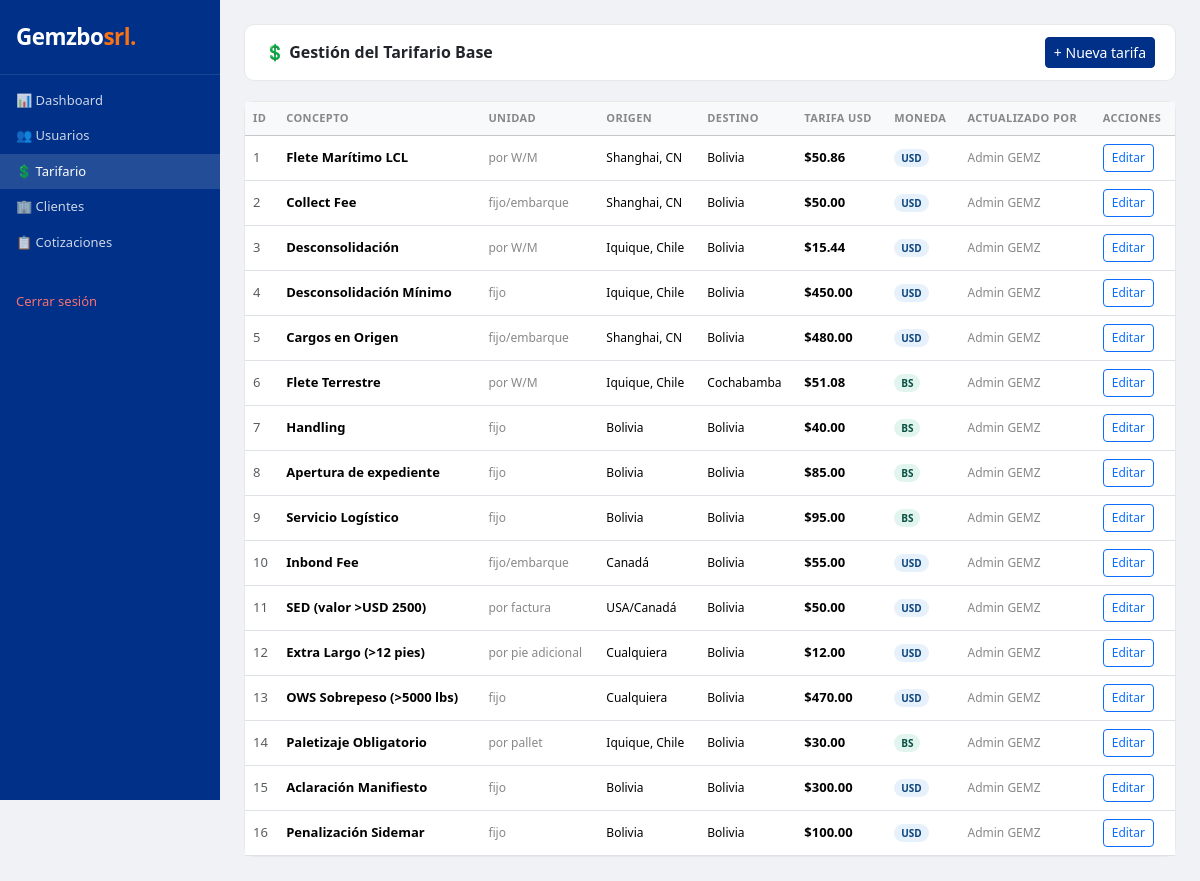
The page /tarifario.php (signed in) on the database its author committed.
### tables this page shows
CREATE TABLE tarifario_base (
  id               INT UNSIGNED      NOT NULL AUTO_INCREMENT,
  concepto_servicio VARCHAR(120)     NOT NULL,
  unidad_medida    VARCHAR(60)       NOT NULL,
  origen           VARCHAR(80)       NOT NULL,
  destino          VARCHAR(80)       NOT NULL,
  tarifa_usd       DECIMAL(10,2)     NOT NULL,
  moneda_cobro     ENUM('USD','BS')  NOT NULL DEFAULT 'USD',
  vigente_desde    DATE              NOT NULL,
  vigente_hasta    DATE                  NULL,
  actualizado_por  INT UNSIGNED          NULL,
  updated_at       DATETIME          NOT NULL DEFAULT CURRENT_TIMESTAMP ON UPDATE CURRENT_TIMESTAMP,
  PRIMARY KEY (id),
  CONSTRAINT fk_tarifario_usuario FOREIGN KEY (actualizado_por) REFERENCES usuarios (id) ON DELETE SET NULL
);

CREATE TABLE usuarios (
  id              INT UNSIGNED     NOT NULL AUTO_INCREMENT,
  rol_id          TINYINT UNSIGNED NOT NULL,
  nombre          VARCHAR(120)     NOT NULL,
  email           VARCHAR(120)     NOT NULL,
  password_hash   VARCHAR(255)     NOT NULL,
  fecha_creacion  DATETIME         NOT NULL DEFAULT CURRENT_TIMESTAMP,
  ultimo_acceso   DATETIME             NULL,
  estado          ENUM('activo','inactivo') NOT NULL DEFAULT 'activo',
  PRIMARY KEY (id),
  UNIQUE KEY uq_email (email),
  CONSTRAINT fk_usuarios_rol FOREIGN KEY (rol_id) REFERENCES roles (id)
);

### classes/Auth.php (called while the page is built, shortened)
<?php
class Auth
{
    public static function check(): bool
    {
        return true;
    }
    public static function checkRole(array $allowedRoles, bool $redirect = true): bool
    {
        $rolActual = (int) ($_SESSION['rol_id'] ?? 0);
        return true;
    }
}

### config/Database.php (called while the page is built, shortened)
<?php
class Database
{
    private static ?PDO $instance = null;
    public static function getInstance(): PDO
    {
        if (self::$instance === null) {
            $dsn = sprintf(
                'mysql:host=%s;dbname=%s;charset=%s',
                DB_HOST, DB_NAME, DB_CHARSET
            );
            self::$instance = new PDO($dsn, DB_USER, DB_PASS, [
                PDO::ATTR_ERRMODE            => PDO::ERRMODE_EXCEPTION,
                PDO::ATTR_DEFAULT_FETCH_MODE => PDO::FETCH_ASSOC,
                PDO::ATTR_EMULATE_PREPARES   => false,
            ]);
        }
        return self::$instance;
    }
}

### controllers/TarifarioController.php (called while the page is built, shortened)
<?php
class TarifarioController
{
    private PDO $db;
    public function __construct()
    {
        $this->db = Database::getInstance();
    }
    public function listar(): array
    {
        return $this->db->query(
            "SELECT t.*, u.nombre AS actualizado_por_nombre
             FROM   tarifario_base t
             LEFT JOIN usuarios u ON u.id = t.actualizado_por
             ORDER  BY t.id"
        )->fetchAll();
    }
}

### tarifario.php (the view, shortened to what this page needs)
<?php
$ctrl = new TarifarioController();
$tarifas = $ctrl->listar();
?>
<!DOCTYPE html>
<html lang="es">
<head>
<link href="https://cdn.jsdelivr.net/npm/bootstrap@5.3.3/dist/css/bootstrap.min.css" rel="stylesheet">
</head>
<body>
<div class="sidebar">
  <div class="brand"><div class="brand-name">Gemzbo<span>srl.</span></div></div>
  <nav class="pt-2">
    <a href="dashboard.php"   class="nav-link">📊 Dashboard</a>
    <a href="usuarios.php"    class="nav-link">👥 Usuarios</a>
    <a href="tarifario.php"   class="nav-link active">💲 Tarifario</a>
    <a href="clientes.php"    class="nav-link">🏢 Clientes</a>
    <a href="cotizaciones.php"class="nav-link">📋 Cotizaciones</a>
    <a href="logout.php"      class="nav-link mt-4" style="color:#f87171">Cerrar sesión</a>
  </nav>
</div>
<div class="main">
  <div class="topbar">
    <h4 style="margin:0;font-size:16px;font-weight:600">💲 Gestión del Tarifario Base</h4>
    <button class="btn btn-primary btn-sm" data-bs-toggle="modal" data-bs-target="#modalNueva">+ Nueva tarifa</button>
  </div>
  <div class="card">
    <div class="card-body p-0">
      <div class="table-responsive">
        <table class="table table-hover mb-0">
          <thead class="table-light">
            <tr>
              <th>ID</th><th>Concepto</th><th>Unidad</th><th>Origen</th><th>Destino</th>
              <th>Tarifa USD</th><th>Moneda</th><th>Actualizado por</th><th>Acciones</th>
            </tr>
          </thead>
          <tbody>
            <?php foreach ($tarifas as $t): ?>
            <tr>
              <td class="text-muted"><?= $t['id'] ?></td>
              <td><strong><?= htmlspecialchars($t['concepto_servicio']) ?></strong></td>
              <td style="font-size:12px;color:#888"><?= htmlspecialchars($t['unidad_medida']) ?></td>
              <td style="font-size:12px"><?= htmlspecialchars($t['origen']) ?></td>
              <td style="font-size:12px"><?= htmlspecialchars($t['destino']) ?></td>
              <td><strong>$<?= number_format((float)$t['tarifa_usd'],2) ?></strong></td>
              <td><span class="badge-<?= strtolower($t['moneda_cobro']) ?>"><?= $t['moneda_cobro'] ?></span></td>
              <td style="font-size:12px;color:#888"><?= htmlspecialchars($t['actualizado_por_nombre'] ?? '—') ?></td>
              <td>
                <button class="btn btn-outline-primary btn-sm" style="font-size:12px"
                  onclick="editarTarifa(<?= $t['id'] ?>,'<?= htmlspecialchars($t['concepto_servicio'],ENT_QUOTES) ?>',<?= $t['tarifa_usd'] ?>,'<?= $t['moneda_cobro'] ?>')">
                  Editar
                </button>
              </td>
            </tr>
            <?php endforeach; ?>
          </tbody>
        </table>
      </div>
    </div>
  </div>
</div>
</body>
</html>

### tarifario.php (style rules this page uses)
body { background:#f0f2f5;font-family:'Segoe UI',sans-serif }
.sidebar { background:#003087;min-height:100vh;width:220px;position:fixed;top:0;left:0;z-index:100 }
.sidebar .brand { padding:1.25rem 1rem;border-bottom:1px solid rgba(255,255,255,.1) }
.sidebar .brand-name { font-size:1.4rem;font-weight:700;color:#fff;letter-spacing:-.5px }
.sidebar .brand-name span { color:#f97316 }
.sidebar a.nav-link { color:rgba(255,255,255,.8);padding:.5rem 1rem;font-size:13px;display:block }
.sidebar a.nav-link:hover,.sidebar a.nav-link.active { background:rgba(255,255,255,.14);color:#fff }
.main { margin-left:220px;padding:1.5rem }
.topbar { background:#fff;border-radius:10px;padding:.75rem 1.25rem;margin-bottom:1.25rem;display:flex;justify-content:space-between;align-items:center;border:1px solid #e8e8e8 }
.card { border-radius:10px;border:1px solid #e8e8e8 }
.badge-usd { background:#E6F1FB;color:#0C447C;font-size:10px;padding:2px 7px;border-radius:12px;font-weight:600 }
.badge-bs { background:#E1F5EE;color:#085041;font-size:10px;padding:2px 7px;border-radius:12px;font-weight:600 }
.table th { font-size:11px;text-transform:uppercase;letter-spacing:.4px;color:#888;font-weight:600 }
.table td { font-size:13px;vertical-align:middle }
.btn-primary { background:#003087;border-color:#003087 }

### rows shown on the page
tarifario_base: id "1", concepto_servicio "Flete Marítimo LCL", unidad_medida "por W/M", origen "Shanghai, CN", destino "Bolivia", tarifa_usd "50.86", moneda_cobro "USD", actualizado_por.nombre "Admin GEMZ"
tarifario_base: id "2", concepto_servicio "Collect Fee", unidad_medida "fijo/embarque", origen "Shanghai, CN", destino "Bolivia", tarifa_usd "50.00", moneda_cobro "USD", actualizado_por.nombre "Admin GEMZ"
tarifario_base: id "3", concepto_servicio "Desconsolidación", unidad_medida "por W/M", origen "Iquique, Chile", destino "Bolivia", tarifa_usd "15.44", moneda_cobro "USD", actualizado_por.nombre "Admin GEMZ"
tarifario_base: id "4", concepto_servicio "Desconsolidación Mínimo", unidad_medida "fijo", origen "Iquique, Chile", destino "Bolivia", tarifa_usd "450.00", moneda_cobro "USD", actualizado_por.nombre "Admin GEMZ"
tarifario_base: id "5", concepto_servicio "Cargos en Origen", unidad_medida "fijo/embarque", origen "Shanghai, CN", destino "Bolivia", tarifa_usd "480.00", moneda_cobro "USD", actualizado_por.nombre "Admin GEMZ"
tarifario_base: id "6", concepto_servicio "Flete Terrestre", unidad_medida "por W/M", origen "Iquique, Chile", destino "Cochabamba", tarifa_usd "51.08", moneda_cobro "BS", actualizado_por.nombre "Admin GEMZ"
tarifario_base: id "7", concepto_servicio "Handling", unidad_medida "fijo", origen "Bolivia", destino "Bolivia", tarifa_usd "40.00", moneda_cobro "BS", actualizado_por.nombre "Admin GEMZ"
tarifario_base: id "8", concepto_servicio "Apertura de expediente", unidad_medida "fijo", origen "Bolivia", destino "Bolivia", tarifa_usd "85.00", moneda_cobro "BS", actualizado_por.nombre "Admin GEMZ"
tarifario_base: id "9", concepto_servicio "Servicio Logístico", unidad_medida "fijo", origen "Bolivia", destino "Bolivia", tarifa_usd "95.00", moneda_cobro "BS", actualizado_por.nombre "Admin GEMZ"
tarifario_base: id "10", concepto_servicio "Inbond Fee", unidad_medida "fijo/embarque", origen "Canadá", destino "Bolivia", tarifa_usd "55.00", moneda_cobro "USD", actualizado_por.nombre "Admin GEMZ"
tarifario_base: id "11", concepto_servicio "SED (valor >USD 2500)", unidad_medida "por factura", origen "USA/Canadá", destino "Bolivia", tarifa_usd "50.00", moneda_cobro "USD", actualizado_por.nombre "Admin GEMZ"
tarifario_base: id "12", concepto_servicio "Extra Largo (>12 pies)", unidad_medida "por pie adicional", origen "Cualquiera", destino "Bolivia", tarifa_usd "12.00", moneda_cobro "USD", actualizado_por.nombre "Admin GEMZ"
tarifario_base: id "13", concepto_servicio "OWS Sobrepeso (>5000 lbs)", unidad_medida "fijo", origen "Cualquiera", destino "Bolivia", tarifa_usd "470.00", moneda_cobro "USD", actualizado_por.nombre "Admin GEMZ"
tarifario_base: id "14", concepto_servicio "Paletizaje Obligatorio", unidad_medida "por pallet", origen "Iquique, Chile", destino "Bolivia", tarifa_usd "30.00", moneda_cobro "BS", actualizado_por.nombre "Admin GEMZ"
tarifario_base: id "15", concepto_servicio "Aclaración Manifiesto", unidad_medida "fijo", origen "Bolivia", destino "Bolivia", tarifa_usd "300.00", moneda_cobro "USD", actualizado_por.nombre "Admin GEMZ"
tarifario_base: id "16", concepto_servicio "Penalización Sidemar", unidad_medida "fijo", origen "Bolivia", destino "Bolivia", tarifa_usd "100.00", moneda_cobro "USD", actualizado_por.nombre "Admin GEMZ"
